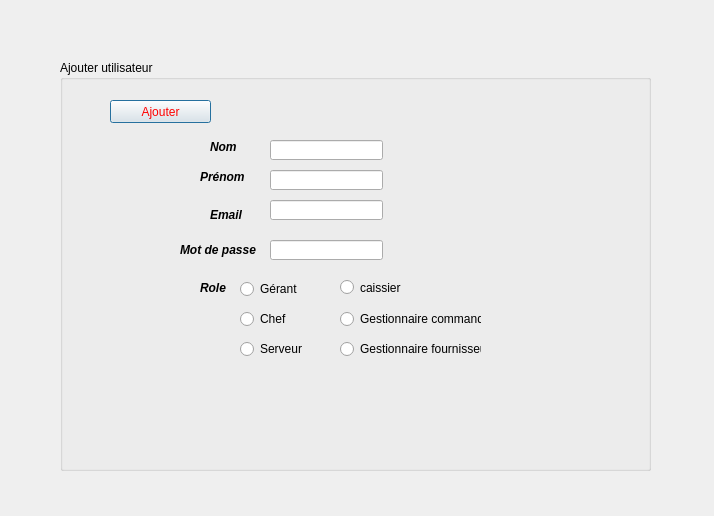
<?xml version="1.0" encoding="UTF-8"?>
<ui version="4.0">
 <class>Dialog</class>
 <widget class="QDialog" name="Dialog">
  <property name="geometry">
   <rect>
    <x>0</x>
    <y>0</y>
    <width>714</width>
    <height>516</height>
   </rect>
  </property>
  <property name="windowTitle">
   <string>Dialog</string>
  </property>
  <widget class="QStackedWidget" name="stackedWidget">
   <property name="geometry">
    <rect>
     <x>-10</x>
     <y>0</y>
     <width>711</width>
     <height>511</height>
    </rect>
   </property>
   <property name="currentIndex">
    <number>0</number>
   </property>
   <widget class="QWidget" name="page">
    <widget class="QGroupBox" name="groupBox_2">
     <property name="geometry">
      <rect>
       <x>70</x>
       <y>60</y>
       <width>591</width>
       <height>411</height>
      </rect>
     </property>
     <property name="styleSheet">
      <string notr="true"/>
     </property>
     <property name="title">
      <string>Ajouter utilisateur</string>
     </property>
     <widget class="QLabel" name="label_3">
      <property name="geometry">
       <rect>
        <x>150</x>
        <y>80</y>
        <width>47</width>
        <height>14</height>
       </rect>
      </property>
      <property name="styleSheet">
       <string notr="true"/>
      </property>
      <property name="text">
       <string>&lt;html&gt;&lt;head/&gt;&lt;body&gt;&lt;p&gt;&lt;span style=&quot; font-size:9pt; font-weight:600; font-style:italic;&quot;&gt;Nom&lt;/span&gt;&lt;/p&gt;&lt;/body&gt;&lt;/html&gt;</string>
      </property>
     </widget>
     <widget class="QLabel" name="label_4">
      <property name="geometry">
       <rect>
        <x>140</x>
        <y>110</y>
        <width>47</width>
        <height>14</height>
       </rect>
      </property>
      <property name="text">
       <string>&lt;html&gt;&lt;head/&gt;&lt;body&gt;&lt;p&gt;&lt;span style=&quot; font-size:9pt; font-weight:600; font-style:italic;&quot;&gt;Prénom&lt;/span&gt;&lt;/p&gt;&lt;/body&gt;&lt;/html&gt;</string>
      </property>
     </widget>
     <widget class="QLabel" name="label_5">
      <property name="geometry">
       <rect>
        <x>150</x>
        <y>140</y>
        <width>47</width>
        <height>31</height>
       </rect>
      </property>
      <property name="text">
       <string>&lt;html&gt;&lt;head/&gt;&lt;body&gt;&lt;p&gt;&lt;span style=&quot; font-size:9pt; font-weight:600; font-style:italic;&quot;&gt;Email&lt;/span&gt;&lt;/p&gt;&lt;/body&gt;&lt;/html&gt;</string>
      </property>
     </widget>
     <widget class="QLabel" name="label_6">
      <property name="geometry">
       <rect>
        <x>120</x>
        <y>180</y>
        <width>91</width>
        <height>20</height>
       </rect>
      </property>
      <property name="text">
       <string>&lt;html&gt;&lt;head/&gt;&lt;body&gt;&lt;p&gt;&lt;span style=&quot; font-size:9pt; font-weight:600; font-style:italic;&quot;&gt;Mot de passe&lt;/span&gt;&lt;/p&gt;&lt;/body&gt;&lt;/html&gt;</string>
      </property>
     </widget>
     <widget class="QLabel" name="label_7">
      <property name="geometry">
       <rect>
        <x>140</x>
        <y>220</y>
        <width>41</width>
        <height>16</height>
       </rect>
      </property>
      <property name="minimumSize">
       <size>
        <width>41</width>
        <height>0</height>
       </size>
      </property>
      <property name="maximumSize">
       <size>
        <width>41</width>
        <height>16777215</height>
       </size>
      </property>
      <property name="text">
       <string>&lt;html&gt;&lt;head/&gt;&lt;body&gt;&lt;p&gt;&lt;span style=&quot; font-size:9pt; font-weight:600; font-style:italic;&quot;&gt;Role&lt;/span&gt;&lt;/p&gt;&lt;/body&gt;&lt;/html&gt;</string>
      </property>
     </widget>
     <widget class="QLineEdit" name="inscription_nom">
      <property name="geometry">
       <rect>
        <x>210</x>
        <y>80</y>
        <width>113</width>
        <height>20</height>
       </rect>
      </property>
      <property name="text">
       <string/>
      </property>
     </widget>
     <widget class="QLineEdit" name="inscription_prenom">
      <property name="geometry">
       <rect>
        <x>210</x>
        <y>110</y>
        <width>113</width>
        <height>20</height>
       </rect>
      </property>
      <property name="text">
       <string/>
      </property>
     </widget>
     <widget class="QLineEdit" name="inscription_email">
      <property name="geometry">
       <rect>
        <x>210</x>
        <y>140</y>
        <width>113</width>
        <height>20</height>
       </rect>
      </property>
     </widget>
     <widget class="QLineEdit" name="inscription_mdp">
      <property name="geometry">
       <rect>
        <x>210</x>
        <y>180</y>
        <width>113</width>
        <height>20</height>
       </rect>
      </property>
     </widget>
     <widget class="QPushButton" name="inscription_inscrit">
      <property name="geometry">
       <rect>
        <x>50</x>
        <y>40</y>
        <width>101</width>
        <height>23</height>
       </rect>
      </property>
      <property name="styleSheet">
       <string notr="true">QPushButton { color: red }
QLineEdit { color: red }
QComboBox { color: red }</string>
      </property>
      <property name="text">
       <string>Ajouter</string>
      </property>
     </widget>
     <widget class="QRadioButton" name="role_gerant">
      <property name="geometry">
       <rect>
        <x>180</x>
        <y>220</y>
        <width>83</width>
        <height>18</height>
       </rect>
      </property>
      <property name="text">
       <string>Gérant</string>
      </property>
     </widget>
     <widget class="QRadioButton" name="role_chef">
      <property name="geometry">
       <rect>
        <x>180</x>
        <y>250</y>
        <width>83</width>
        <height>18</height>
       </rect>
      </property>
      <property name="text">
       <string>Chef</string>
      </property>
     </widget>
     <widget class="QRadioButton" name="role_serveur">
      <property name="geometry">
       <rect>
        <x>180</x>
        <y>280</y>
        <width>83</width>
        <height>18</height>
       </rect>
      </property>
      <property name="text">
       <string>Serveur</string>
      </property>
     </widget>
     <widget class="QRadioButton" name="role_fournisseur">
      <property name="geometry">
       <rect>
        <x>280</x>
        <y>280</y>
        <width>141</width>
        <height>18</height>
       </rect>
      </property>
      <property name="text">
       <string>Gestionnaire fournisseur</string>
      </property>
     </widget>
     <widget class="QRadioButton" name="role_caissier">
      <property name="geometry">
       <rect>
        <x>280</x>
        <y>217</y>
        <width>83</width>
        <height>21</height>
       </rect>
      </property>
      <property name="text">
       <string>caissier</string>
      </property>
     </widget>
     <widget class="QRadioButton" name="role_commande">
      <property name="geometry">
       <rect>
        <x>280</x>
        <y>250</y>
        <width>141</width>
        <height>18</height>
       </rect>
      </property>
      <property name="text">
       <string>Gestionnaire commande</string>
      </property>
     </widget>
    </widget>
   </widget>
   <widget class="QWidget" name="page_3"/>
   <widget class="QWidget" name="page_2"/>
  </widget>
 </widget>
 <resources/>
 <connections/>
</ui>
